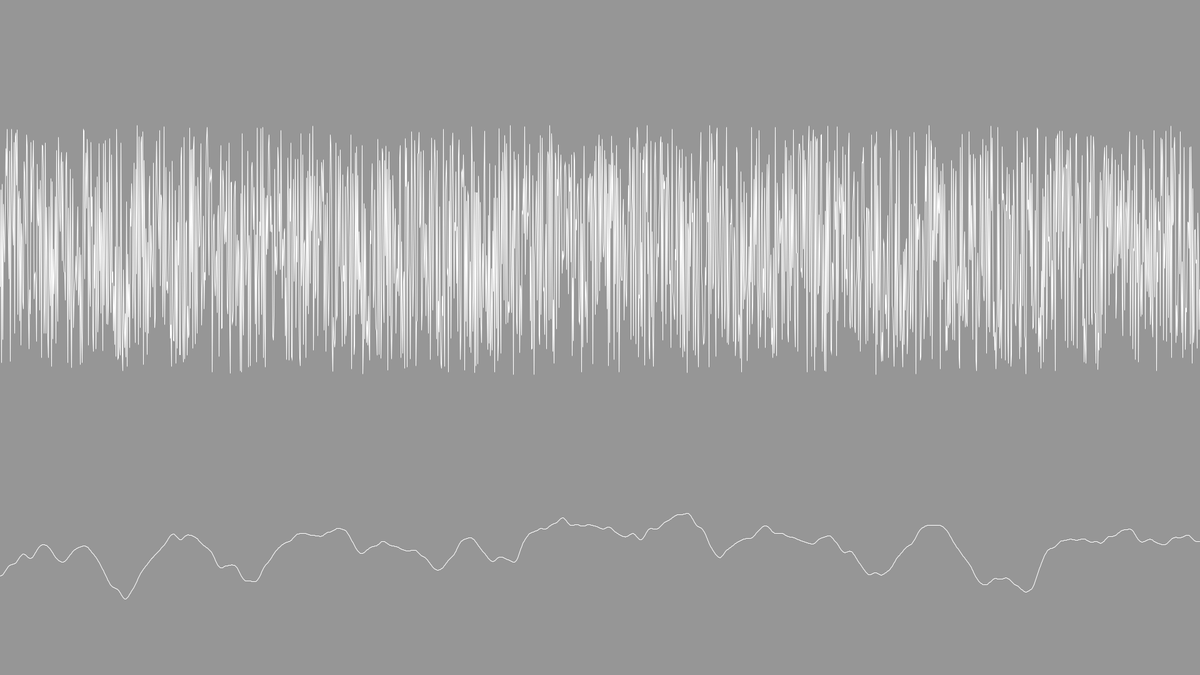
Frame 1 (no input)
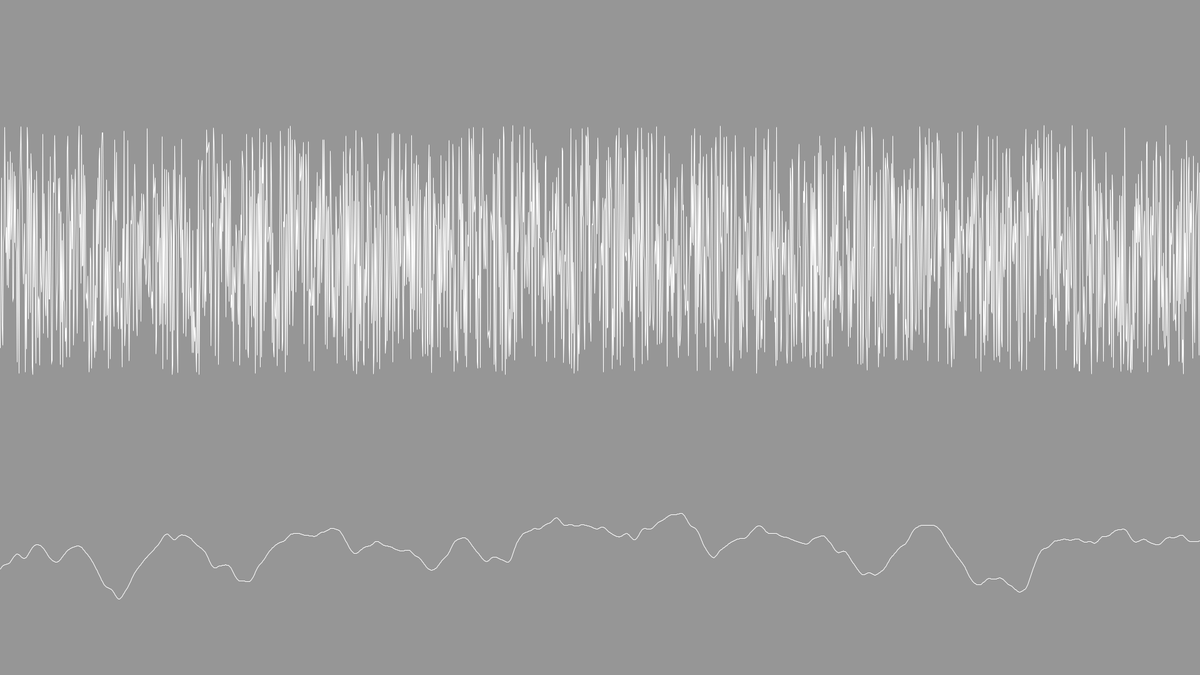
Frame 2 (the mouse pressed at the canvas centre, redrawn once)

The Processing sketch that drew these frames (run headless with seeded random() and noise(); the mouse was pressed at the canvas centre and the sketch redrawn once):

// Processing sketch: Noise_01_Values1D
// ── Noise_01_Values1D.pde
/*
Noise_01_Values1D.pde
Author: Alexandros Lotsos
Summary: A sketch showcasing the difference between random values from random() and noise()
*/

float start = 0; //beginning of noise offset

void setup(){
  size(1920, 1080);
  background(150);
  stroke(255);
  noFill();
  
  //comment below to get a sense of how noise values vary over time 
  noLoop();
}

void draw(){
  background(150); //refresh bg
  
  //draw the top, random band notice how the value of each point is (almost) truly random
  beginShape();
  for(float x = 0; x < width; x++){
    float y = 400 + random(-200, 200);
    vertex(x, y);
  }
  endShape();
  
  //draw the bottom, noise band notice how the value of each point is related to the previous one
  float xoff = start; //start at a slightly higher xoffset so that you can scroll through all the noise values over time
  beginShape();
  for(float x = 0; x < width; x++){
    float y = 800 + noise(xoff) * 200; //add noise values * 200 to our second band's position
    vertex(x, y);
    xoff += 0.01; //increment noise offset
  }
  endShape();
  start += 0.1; //increment starting point for noise values
}
